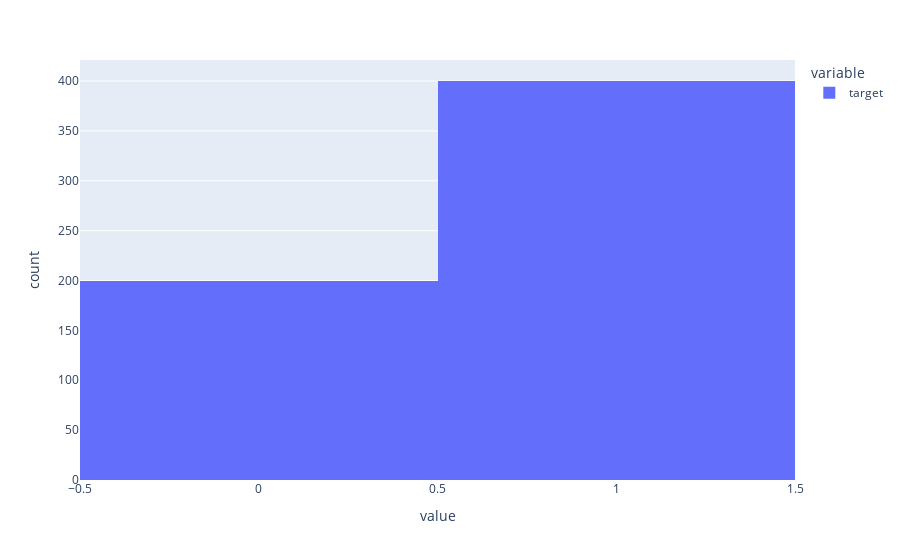

Notebook cell for this chart:
### Code cell
px.histogram(new_label["target"])

### Figure 1 — Plotly figure (JSON) as saved in the notebook; plotly's stock layout.template omitted (floating-point values rounded to 4 significant figures; data arrays with more than 128 entries replaced by an {"elided": "..."} marker saying what was removed)
{"data": [{"alignmentgroup": "True", "bingroup": "x", "hovertemplate": "variable=target<br>value=%{x}<br>count=%{y}<extra></extra>", "legendgroup": "target", "marker": {"color": "#636efa", "pattern": {"shape": ""}}, "name": "target", "offsetgroup": "target", "orientation": "v", "showlegend": true, "type": "histogram", "x": {"elided": "600 int values"}, "xaxis": "x", "yaxis": "y"}], "layout": {"barmode": "relative", "legend": {"title": {"text": "variable"}, "tracegroupgap": 0}, "margin": {"t": 60}, "xaxis": {"anchor": "y", "domain": [0, 1], "title": {"text": "value"}}, "yaxis": {"anchor": "x", "domain": [0, 1], "title": {"text": "count"}}}}
